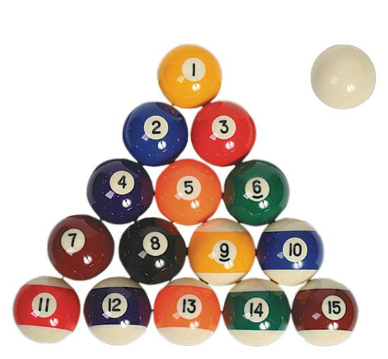
#> input picture 이미지 다루기 및 데이터셋 구축/DAY46-22_12_07_OpenCV/Billiards.png, 388 x 359 px, found by its file name
$ python 1_1_erosion.py
#> lines starting #> are read from the running program, lines starting #| are printed output that depends on the picture; after the words box and inside, x2 and y2 are one past the last pixel; in counts of white or black regions, pixels touching at a corner belong together
import numpy as np
import cv2
import matplotlib.pyplot as plt

img = cv2.imread("./Billiards.png", cv2.IMREAD_GRAYSCALE)
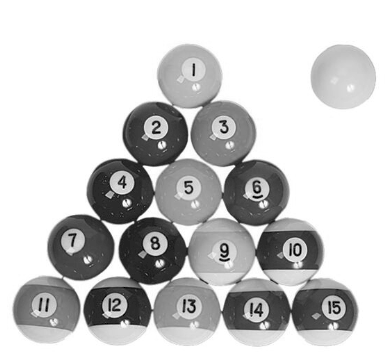
#> img: shape (359, 388); min 0, max 255, mean 202.7

_, mask = cv2.threshold(img, 230, 255, cv2.THRESH_BINARY_INV)
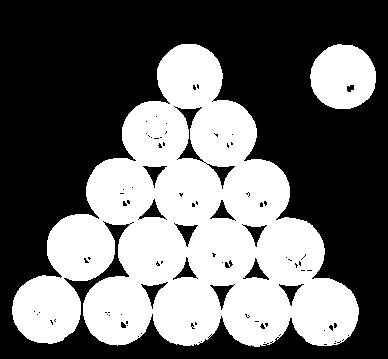
#> mask: shape (359, 388); 41.4% white; 2 white regions, box (x1, y1, x2, y2) and area: (12, 44, 359, 347) 54277, (310, 44, 376, 109) 3343

# 커널 모양
kernel = []
for i in [cv2.MORPH_RECT, cv2.MORPH_CROSS, cv2.MORPH_ELLIPSE]: # 직사각형 커널, 십자가형 커널, 타원형 커널
    kernel.append(cv2.getStructuringElement(i, (11,11)))

# print(kernel[2]) # 위의 커널들을 확인할 수 있다.

title = ['Rectangle','Cross','Ellipse']
# kernel = np.ones((3,3), np.unit)

plt.subplot(2,2,1) # plt.imshow해도 되지만 한번에 다 보여주기 위해 subplot사용
plt.imshow(mask, 'gray')
plt.title('origin')


for i in range(3):
    erosion = cv2.erode(mask, kernel[0])
    plt.subplot(2,2,i+2)
    plt.imshow(erosion, 'gray')
    plt.title(title[i])
    plt.axis('off')
#> this loop made 3 passes
#> pass 1, `erosion = cv2.erode(mask, kernel[0])`:
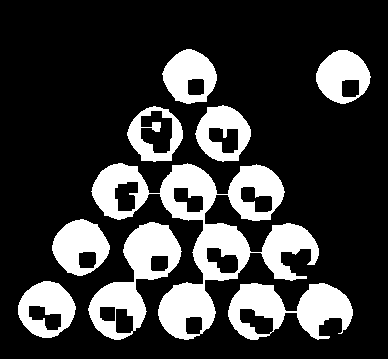
#> erosion: shape (359, 388); 22.6% white; 9 white regions, largest, box (x1, y1, x2, y2) and area: (91, 163, 319, 340) 12059, (88, 222, 182, 340) 4229, (228, 283, 353, 340) 4002
plt.show()
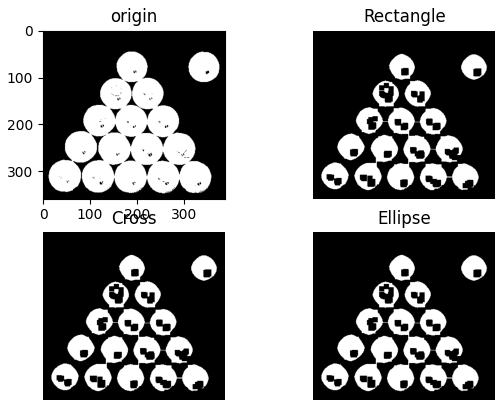
#> figure drawn by matplotlib, 4 panels
